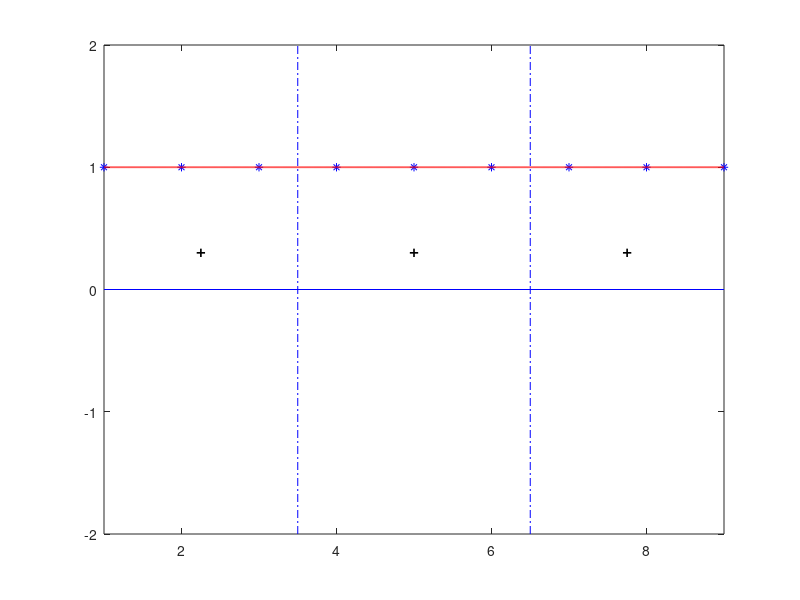
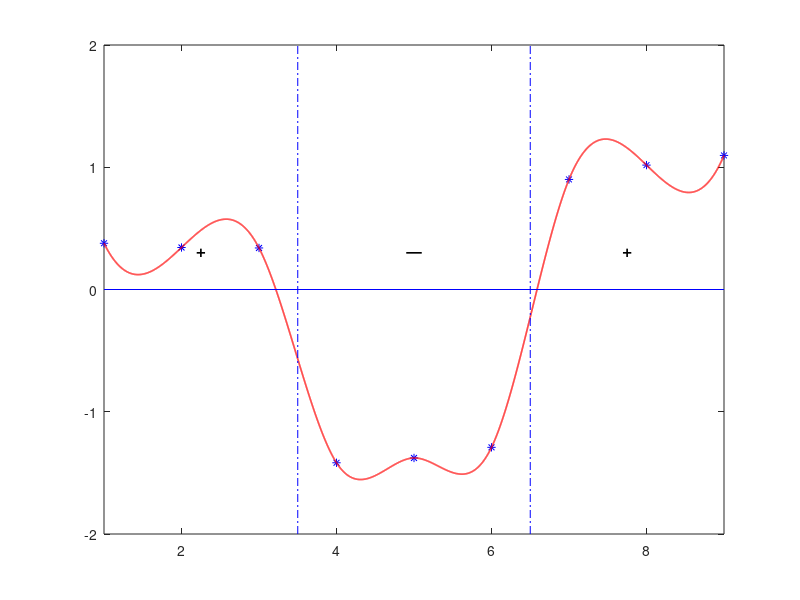
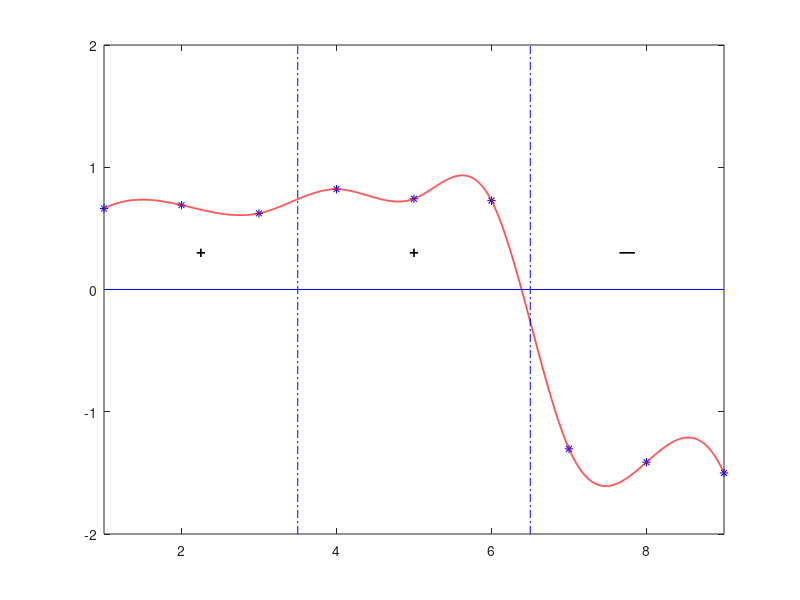
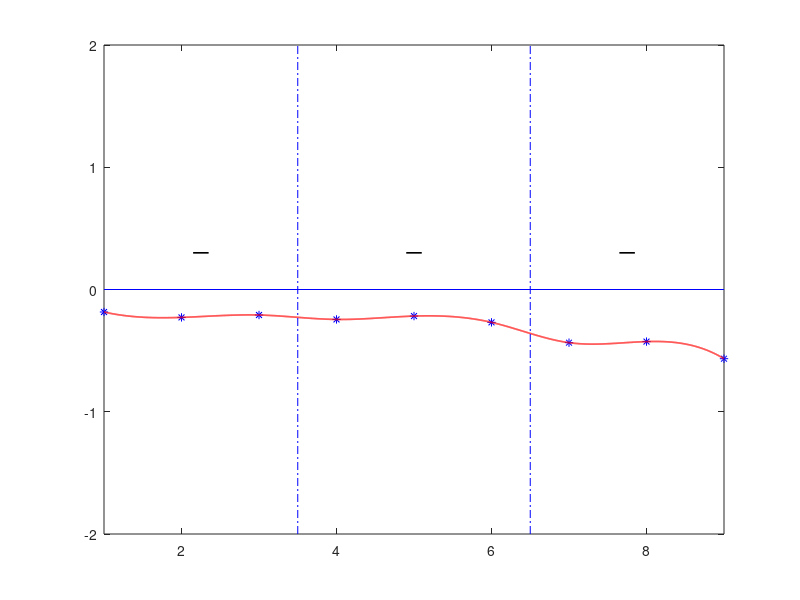

These figures' MATLAB source, in order: (Note: this script raises an error after producing the figures.)
%stohasti?ka matrica s tri metastabilna

A=[0.35 0.15 0.5 0 0 0 0 0 0 ;
   0.2 0.75 0.05 0 0 0 0 0 0 ;
   0.3 0.5 0.2 0 0 0 0 0 0 ;
   0 0 0 0.24 0.57 0.19 0 0 0;
   0 0 0 0.32 0.36 0.32 0 0 0;
   0 0 0 0.2 0.7 0.1 0 0 0;
   0 0 0 0 0 0 0.2 0.6 0.2;
   0 0 0 0 0 0 0.2 0.55 0.25;
   0 0 0 0 0 0 0.1 0.85 0.05];
   
%matrica perturbacije, na dijagonalnim blokovima uniformno na (-1,1) okolo na (0,1)
E=rand(9,9);
for i=1:3
  E((i-1)*3+1:i*3,(i-1)*3+1:i*3)=-1+2*rand(3,3);
end

%perturbiramo A sa E i vratimo ju na stohasti?ku
eps=0.5*1e-1;
M=A+eps*E;

for i=1:9
  M(i,:)=M(i,:)/sum(M(i,:));
end

%svojstveni vektori i vrijednosti od M, prikazani grafi?ki

[V,S,W]=eig(M);
V=(1/V(1,1))*V; %da mi u prvom svojstvenom budu sve jedinice, zbog prikaza
x=[1:9];
xi=[x(1):0.001:x(end)]; %da plotam svojstvene kao glatki graf a ne to?ke
for i=1:3
  figure
  plot(x,V(:,i),'b*');
  vid=interp1(x,V(:,i),xi,'spline');
  hold on
  plot(xi,vid,'r','linewidth',1.2);
  line([1,9],[0,0],'color','b');
  line([3.5,3.5],[-2,2],'color','b','linestyle','-.');
  line([6.5,6.5],[-2,2],'color','b','linestyle','-.');
  if i==1
   plot(2.25,0.3,'+k','linewidth',1.2);
   plot(5,0.3,'+k','linewidth',1.2);
   plot(7.75,0.3,'+k','linewidth',1.2);
  
  else 
    if V(1,i)<0
      line([2.15,2.35],[0.3,0.3],'color','k','linewidth',1.2);
    else
      plot(2.25,0.3,'+k','linewidth',1.2);
    end
    if V(4,i)<0
      line([4.9,5.1],[0.3,0.3],'color','k','linewidth',1.2);
    else
      plot(5,0.3,'+k','linewidth',1.2);
    end
    if V(7,i)<0
      line([7.65,7.85],[0.3,0.3],'color','k','linewidth',1.2);
    else
      plot(7.75,0.3,'+k','linewidth',1.2);  
    end
  end
  
  axis([1,9,-2,2]);
  ime=strcat("sv_vek_",mat2str(i));
  saveas(i,ime,'jpg');
end



%ista stvar ali sa singularnim vektorima


[U,D,UU]=svd(M);
for i=1:3
  figure
  plot(x,U(:,i),'b*');
  vid=interp1(x,U(:,i),xi,'spline');
  hold on
  plot(xi,vid,'r','linewidth',1.2);
  line([1,9],[0,0],'color','b');
  line([3.5,3.5],[-2,2],'color','b','linestyle','-.');
  line([6.5,6.5],[-2,2],'color','b','linestyle','-.');
  
  if U(1,i)<0
      line([2.15,2.35],[0.3,0.3],'color','k','linewidth',1.2);
  else
      plot(2.25,0.3,'+k','linewidth',1.2);
  end
  if U(4,i)<0
      line([4.9,5.1],[0.3,0.3],'color','k','linewidth',1.2);
  else
      plot(5,0.3,'+k','linewidth',1.2);
  end
  if U(7,i)<0
      line([7.65,7.85],[0.3,0.3],'color','k','linewidth',1.2);
  else
      plot(7.75,0.3,'+k','linewidth',1.2);  
  end
  
  axis([1,9,-2,2]);
  ime=strcat("sing_vek_",mat2str(i));
  saveas(i+3,ime,'jpg');
end


%ispermutiram A, i na njoj testiram kod. Prikazujem po?etnu A, njenu permutaciju i rezultat algoritma grafi?kill

figure
imagesc(M);
colormap(flipud(hot));
colorbar;
ime="M_prije";
saveas(7,ime,'jpg');

Perm=eye(9);
Perm=Perm(randperm(9),:);
M_permutirana=Perm*M*Perm';

figure
imagesc(M_permutirana);
colormap(flipud(hot));
colorbar;
ime="M_permutirana";
saveas(8,ime,'jpg');

[m,n,P]=SVD_metastable(M_permutirana,9,1,9,0.7,0,0,eye(9));

M_poslije=P*M_permutirana*P';

figure
imagesc(M_poslije);
colormap(flipud(hot));
colorbar;
ime="M_poslije";
saveas(9,ime,'jpg');

figure
e=eig(M);
s=sort(abs(e),'descend');
plot(1:9,s(1:9),'.b','MarkerSize',10);
axis([0,10,0,1]);
ime="sv_vr_M";
saveas(10,ime,'jpg');

figure
e=diag(D);
s=sort(abs(e),'descend');
plot(1:9,s(1:9),'.b','MarkerSize',10);
axis([0,10,s(9)-0.1,s(1)+0.1]);
ime="sing_vr_M";
saveas(11,ime,'jpg');

C=coupling_matrix(M_poslije,n,m);